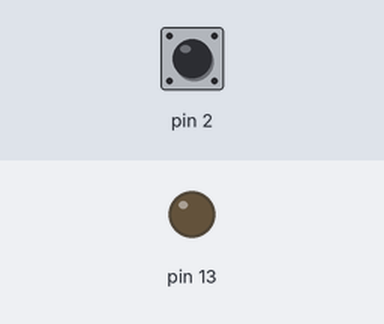
The sketch below on a simulated Arduino Uno, built with avr-gcc and run on an emulated ATmega328P. On the bench: output pins drawn as LEDs (lit = HIGH). The inputs (shaded band) are chosen by the test bench; at power-on: pin 2 HIGH.

Above: at 1.2 s.
1.3 s: pin 2 pulled LOW for 0.15 s
At 1.37 s:
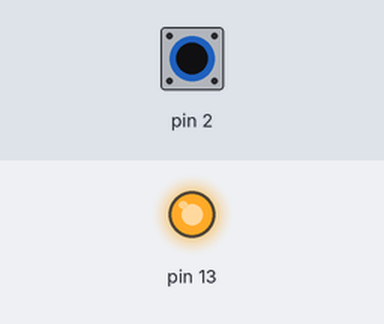
2.9 s: pin 2 pulled LOW for 3.2 s
At 7.0 s:
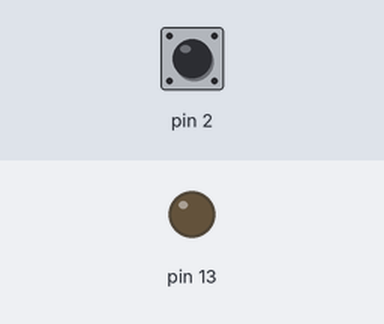
Timing chart, 0 to 8.5 s (numbered marks = the images above; inputs shaded):
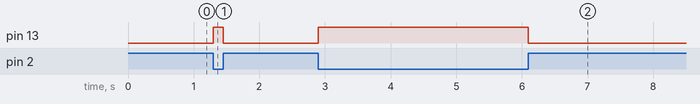

Measured:
- after the input at 1.3 s, pin 13: LOW → HIGH at once, → LOW 0.15 s later
- after the input at 2.9 s, pin 13: LOW → HIGH at once, → LOW 3.2 s later

The sketch:

modifikasipercobaan6A.ino
```cpp
#include <Arduino.h>

// Variabel volatile agar dapat diubah dalam ISR dengan aman
volatile bool ledState = false;

// ISR: dijalankan saat terjadi perubahan logika pada pin (ditekan atau dilepas)
void tombolInterrupt() {
  ledState = !ledState; // Toggle status LED
}

void setup() {
  // Konfigurasi pin 13 sebagai output (LED)
  pinMode(13, OUTPUT);

  // Konfigurasi pin 2 sebagai input pull-up (kondisi default HIGH)
  pinMode(2, INPUT_PULLUP);

  // Daftarkan interrupt pada pin 2
  // MODIFIKASI: Mengubah mode dari FALLING menjadi CHANGE
  attachInterrupt(
    digitalPinToInterrupt(2),
    tombolInterrupt,
    CHANGE
  );
}

void loop() {
  // Menulis status LED sesuai variabel ledState ke pin 13
  digitalWrite(13, ledState);
}
```
